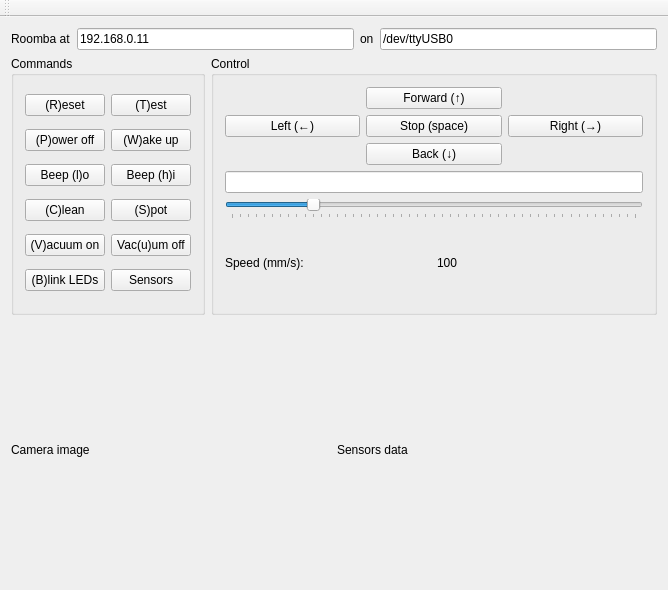
<?xml version="1.0" encoding="UTF-8"?>
<ui version="4.0">
 <class>MainWindow</class>
 <widget class="QMainWindow" name="MainWindow">
  <property name="geometry">
   <rect>
    <x>0</x>
    <y>0</y>
    <width>668</width>
    <height>590</height>
   </rect>
  </property>
  <property name="windowTitle">
   <string>MainWindow</string>
  </property>
  <widget class="QWidget" name="centralWidget">
   <property name="minimumSize">
    <size>
     <width>0</width>
     <height>0</height>
    </size>
   </property>
   <layout class="QVBoxLayout" name="verticalLayout">
    <item>
     <layout class="QHBoxLayout" name="layout_roomba_info">
      <item>
       <widget class="QLabel" name="label_roomba_at">
        <property name="text">
         <string>Roomba at</string>
        </property>
       </widget>
      </item>
      <item>
       <widget class="QLineEdit" name="text_roomba_ip">
        <property name="text">
         <string>192.168.0.11</string>
        </property>
       </widget>
      </item>
      <item>
       <widget class="QLabel" name="label_roomba_on">
        <property name="text">
         <string>on</string>
        </property>
       </widget>
      </item>
      <item>
       <widget class="QLineEdit" name="text_roomba_port">
        <property name="text">
         <string>/dev/ttyUSB0</string>
        </property>
       </widget>
      </item>
     </layout>
    </item>
    <item>
     <layout class="QHBoxLayout" name="layout_controls">
      <item>
       <widget class="QGroupBox" name="groupbox_commands">
        <property name="title">
         <string>Commands</string>
        </property>
        <layout class="QGridLayout" name="gridLayout">
         <item row="0" column="0">
          <widget class="QPushButton" name="btn_reset">
           <property name="text">
            <string>(R)eset</string>
           </property>
          </widget>
         </item>
         <item row="0" column="1">
          <widget class="QPushButton" name="btn_test">
           <property name="text">
            <string>(T)est</string>
           </property>
          </widget>
         </item>
         <item row="1" column="0">
          <widget class="QPushButton" name="btn_power_off">
           <property name="text">
            <string>(P)ower off</string>
           </property>
          </widget>
         </item>
         <item row="1" column="1">
          <widget class="QPushButton" name="btn_wake_up">
           <property name="text">
            <string>(W)ake up</string>
           </property>
          </widget>
         </item>
         <item row="2" column="0">
          <widget class="QPushButton" name="btn_beep_lo">
           <property name="text">
            <string>Beep (l)o</string>
           </property>
          </widget>
         </item>
         <item row="2" column="1">
          <widget class="QPushButton" name="btn_beep_hi">
           <property name="text">
            <string>Beep (h)i</string>
           </property>
          </widget>
         </item>
         <item row="3" column="0">
          <widget class="QPushButton" name="btn_clean">
           <property name="text">
            <string>(C)lean</string>
           </property>
          </widget>
         </item>
         <item row="3" column="1">
          <widget class="QPushButton" name="btn_spot">
           <property name="text">
            <string>(S)pot</string>
           </property>
          </widget>
         </item>
         <item row="4" column="0">
          <widget class="QPushButton" name="btn_vacuum_on">
           <property name="text">
            <string>(V)acuum on</string>
           </property>
          </widget>
         </item>
         <item row="4" column="1">
          <widget class="QPushButton" name="btn_vacuum_off">
           <property name="text">
            <string>Vac(u)um off</string>
           </property>
          </widget>
         </item>
         <item row="5" column="0">
          <widget class="QPushButton" name="btn_leds">
           <property name="text">
            <string>(B)link LEDs</string>
           </property>
          </widget>
         </item>
         <item row="5" column="1">
          <widget class="QPushButton" name="btn_sensors">
           <property name="text">
            <string>Sensors</string>
           </property>
          </widget>
         </item>
        </layout>
       </widget>
      </item>
      <item>
       <widget class="QGroupBox" name="groupbox_control">
        <property name="title">
         <string>Control</string>
        </property>
        <layout class="QGridLayout" name="gridLayout_4">
         <item row="0" column="0">
          <layout class="QGridLayout" name="layout_arrows">
           <item row="1" column="0">
            <widget class="QPushButton" name="btn_arrow_left">
             <property name="text">
              <string>Left (←)</string>
             </property>
            </widget>
           </item>
           <item row="2" column="1">
            <widget class="QPushButton" name="btn_arrow_down">
             <property name="text">
              <string>Back (↓)</string>
             </property>
            </widget>
           </item>
           <item row="1" column="2">
            <widget class="QPushButton" name="btn_arrow_right">
             <property name="text">
              <string>Right (→)</string>
             </property>
            </widget>
           </item>
           <item row="0" column="1">
            <widget class="QPushButton" name="btn_arrow_up">
             <property name="text">
              <string>Forward (↑)</string>
             </property>
            </widget>
           </item>
           <item row="1" column="1">
            <widget class="QPushButton" name="btn_stop">
             <property name="text">
              <string>Stop (space)</string>
             </property>
            </widget>
           </item>
          </layout>
         </item>
         <item row="1" column="0">
          <widget class="QLineEdit" name="text_cli"/>
         </item>
         <item row="5" column="0">
          <layout class="QHBoxLayout" name="layout_speed_info">
           <item>
            <widget class="QLabel" name="speed_label">
             <property name="text">
              <string>Speed (mm/s):</string>
             </property>
            </widget>
           </item>
           <item>
            <widget class="QLabel" name="speed_value_label">
             <property name="text">
              <string>100</string>
             </property>
            </widget>
           </item>
          </layout>
         </item>
         <item row="3" column="0">
          <widget class="QSlider" name="slider_speed">
           <property name="maximum">
            <number>500</number>
           </property>
           <property name="value">
            <number>100</number>
           </property>
           <property name="orientation">
            <enum>Qt::Horizontal</enum>
           </property>
           <property name="tickPosition">
            <enum>QSlider::TicksBelow</enum>
           </property>
          </widget>
         </item>
        </layout>
       </widget>
      </item>
     </layout>
    </item>
    <item>
     <layout class="QHBoxLayout" name="horizontalLayout">
      <item>
       <widget class="QLabel" name="image_label">
        <property name="minimumSize">
         <size>
          <width>320</width>
          <height>240</height>
         </size>
        </property>
        <property name="text">
         <string>Camera image</string>
        </property>
       </widget>
      </item>
      <item>
       <widget class="QLabel" name="sensors_text">
        <property name="text">
         <string>Sensors data</string>
        </property>
       </widget>
      </item>
     </layout>
    </item>
   </layout>
  </widget>
  <widget class="QMenuBar" name="menuBar">
   <property name="geometry">
    <rect>
     <x>0</x>
     <y>0</y>
     <width>668</width>
     <height>22</height>
    </rect>
   </property>
  </widget>
  <widget class="QToolBar" name="mainToolBar">
   <attribute name="toolBarArea">
    <enum>TopToolBarArea</enum>
   </attribute>
   <attribute name="toolBarBreak">
    <bool>false</bool>
   </attribute>
  </widget>
 </widget>
 <layoutdefault spacing="6" margin="11"/>
 <resources/>
 <connections>
  <connection>
   <sender>slider_speed</sender>
   <signal>sliderMoved(int)</signal>
   <receiver>speed_value_label</receiver>
   <slot>setNum(int)</slot>
   <hints>
    <hint type="sourcelabel">
     <x>474</x>
     <y>268</y>
    </hint>
    <hint type="destinationlabel">
     <x>558</x>
     <y>302</y>
    </hint>
   </hints>
  </connection>
  <connection>
   <sender>text_cli</sender>
   <signal>textChanged(QString)</signal>
   <receiver>MainWindow</receiver>
   <slot>sendCommand(QString)</slot>
   <hints>
    <hint type="sourcelabel">
     <x>474</x>
     <y>234</y>
    </hint>
    <hint type="destinationlabel">
     <x>333</x>
     <y>226</y>
    </hint>
   </hints>
  </connection>
 </connections>
 <slots>
  <slot>sendCommand(QString)</slot>
 </slots>
</ui>
